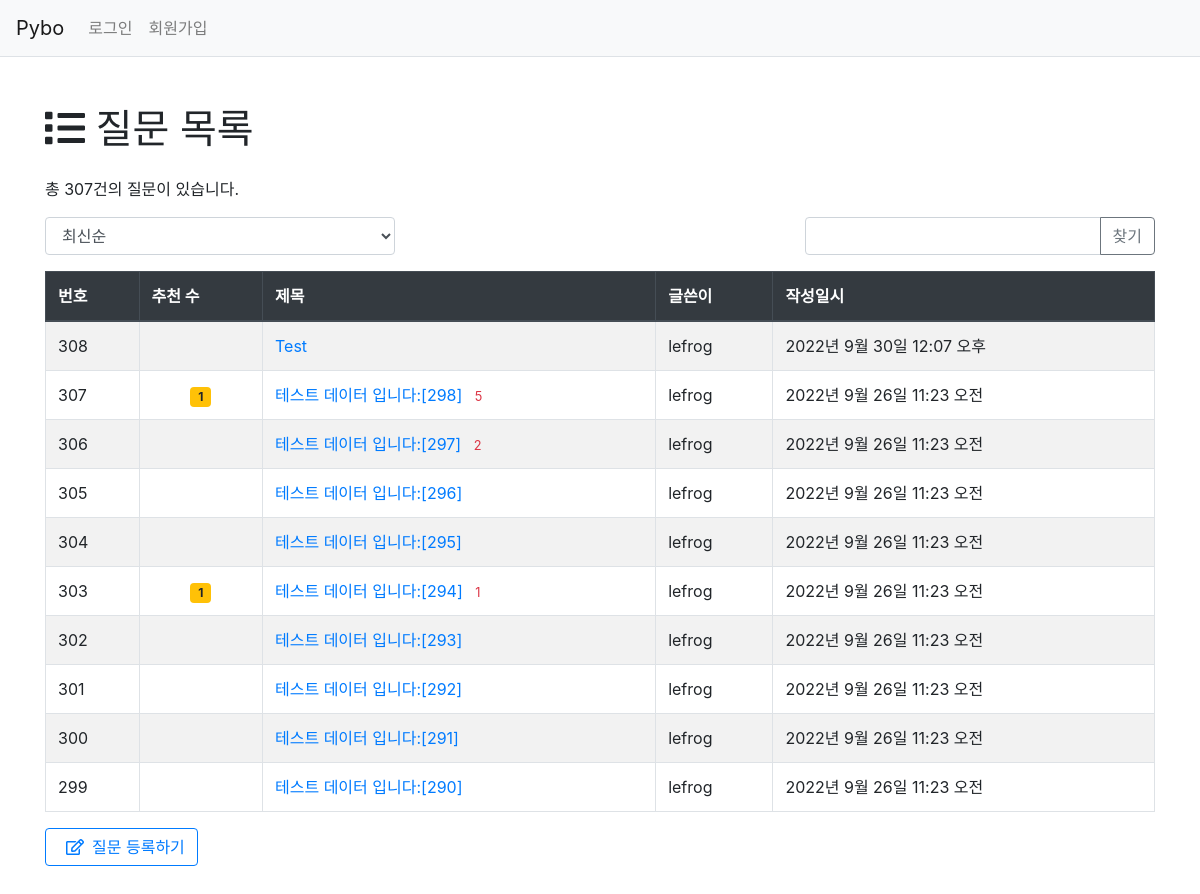
The page / on the database its author committed.
### pybo/models.py (models this page shows, shortened)
class Question(models.Model):
	author = models.ForeignKey(User, on_delete = models.CASCADE, related_name='author_question')
	subject = models.CharField('제목' ,max_length = 200)			# CharField : VARCHAR
	content = models.TextField('내용')							# TextField : Text
	create_date = models.DateTimeField('생성일')					# DateTimeField : Date
	modify_date = models.DateTimeField(null=True, blank=True)
	voter = models.ManyToManyField(User, related_name='voter_question')

### pybo/views/base_views.py (the view, shortened to what this page needs)
# urls.py: path('', base_views.index, name='index'),
def index(request):
	page = request.GET.get('page', '1')
	kw = request.GET.get("kw", "")
	so = request.GET.get("so", "recent")
	if(so == "recommend"):
		question_list = Question.objects.annotate(
			num_voter=Count('voter')).order_by('-num_voter','-create_date')
	elif(so == "popular"):
		question_list = Question.objects.annotate(
			num_answer=Count('answer')).order_by('-num_answer','-create_date')
	else: question_list = Question.objects.order_by('-create_date')
	paginator = Paginator(question_list, 10)
	page_obj = paginator.get_page(page)
	context = {'page_obj' : page_obj,
				'page' : page,
				'kw' : kw,
				'so' : so}
	return render(request, 'pybo/question_list.html', context)

### templates/pybo/question_list.html (shortened to what this page needs)
{% extends 'base.html' %}
{% load bootstrap4 %}
{% block content %}
<div class="container my-5">
	<h1 class="mb-4"><i class="fas fa-list"></i> 질문 목록</h1>
	<p>총 {{ page_obj.paginator.count }}건의 질문이 있습니다.</p>
	<div class="row justify-content-between my-3">
		<div class="col-4">
			<select class="form-control so">
				<option value="recent" {% if so == "recent" %} selected {% endif %}> 최신순</option>
			</select>
		</div>
		<div class="col-4"  >
		</div>
		<div class="col-4 input-group">
			<input type="text" class="form-control kw" value="{{kw|default_if_none:''}}">
			<div class="input-group-append">
				<button class="btn btn-outline-secondary" type="button" id="btn_search">찾기</button>
			</div>
		</div>
	</div>
	<table class="table table-striped table-bordered table-hover">
		<thead>
			<tr class="thead-dark">
				<th>번호</th>
				<th>추천 수</th>
				<th>제목</th>
				<th>글쓴이</th>
				<th>작성일시</th>
			</tr>
		</thead>
		<tbody>
			{% if page_obj %}
			{% for question in page_obj %}
			<tr class = "">
				<td>{{ question.id }}</td>
				<td class="text-center">
					{% if question.voter.all.count > 0 %}
						<span class="badge badge-warning px-2 py-1">
							{{ question.voter.all.count }}
						</span>
					{% endif %}
				</td>
				<td>
					<a href="{% url 'pybo:detail' question.id %}">
					{{ question.subject }}
					{% if question.answer_set.count > 0 %}
					<span class="text-danger small ml-2">
						{{ question.answer_set.count }}
					</span>
					{% endif %}
					</a>
				</td>
				<td>{{ question.author.username }}</td>
				<td> {{ question.create_date }}</td>
			</tr>
			{% endfor %}
			{% else %}
			<tr>
				<td colspan='100%' style="text-align:center"> 질문이 없습니다.</td>
			</tr>
			{% endif %}
		</tbody>
	</table>
	<a class="btn btn-outline-primary" href="{% url 'pybo:question_create' %}">
		<i class="far fa-edit mx-2"></i>질문 등록하기
	</a>
</div>
{% endblock content %}

### templates/base.html (shortened to what this page needs)
{% load static %}
<!DOCTYPE html>
<html>
	<head>
		<link rel="stylesheet" type="text/css" href="https://cdnjs.cloudflare.com/ajax/libs/font-awesome/5.8.2/css/all.min.css">
		<link rel="stylesheet" type="text/css" href="{% static 'bootstrap.min.css' %}">
		<link rel="stylesheet" type="text/css" href="{% static 'style.css' %}">
	</head>
	<body>
		{% include "navbar.html" %}
		{% block content %}{% endblock %}
	</body>
</html>

### templates/navbar.html (shortened to what this page needs)
<nav class="navbar navbar-expand-lg navbar-light bg-light border-bottom sticky-top">
	<a class="navbar-brand" href="{% url 'pybo:index' %}">Pybo</a>
	<div class="collapse navbar-collapse flex-grow-0" id="navbarNav">
		<ul class="navbar-nav">
			{% if user.is_authenticated %}
				<li class="nav-item ">
					<a class="nav-link" href="{% url 'common:login' %}">
					{{ user.username }} 님
					</a>
				</li>
				<li class="nav-item ">
					<a class="nav-link" href="{% url 'common:logout' %}">로그아웃</a>
				</li>
			{% else %}
				<li class="nav-item ">
					<a class="nav-link" href="{% url 'common:login' %}">로그인</a>
				</li>
				<li class="nav-item ">
					<a class="nav-link" href="{% url 'common:signup' %}">회원가입</a>
				</li>
			{% endif %}
		</ul>
	</div>
</nav>

### rows shown on the page
Question: id "308", subject "Test", author.username "lefrog", create_date "2022년 9월 30일 12:07 오후"
Question: id "307", voter.all.count "1", subject "테스트 데이터 입니다:[298]", answer_set.count "5", author.username "lefrog", create_date "2022년 9월 26일 11:23 오전"
Question: id "306", subject "테스트 데이터 입니다:[297]", answer_set.count "2", author.username "lefrog", create_date "2022년 9월 26일 11:23 오전"
Question: id "305", subject "테스트 데이터 입니다:[296]", author.username "lefrog", create_date "2022년 9월 26일 11:23 오전"
Question: id "304", subject "테스트 데이터 입니다:[295]", author.username "lefrog", create_date "2022년 9월 26일 11:23 오전"
Question: id "303", voter.all.count "1", subject "테스트 데이터 입니다:[294]", answer_set.count "1", author.username "lefrog", create_date "2022년 9월 26일 11:23 오전"
Question: id "302", subject "테스트 데이터 입니다:[293]", author.username "lefrog", create_date "2022년 9월 26일 11:23 오전"
Question: id "301", subject "테스트 데이터 입니다:[292]", author.username "lefrog", create_date "2022년 9월 26일 11:23 오전"
Question: id "300", subject "테스트 데이터 입니다:[291]", author.username "lefrog", create_date "2022년 9월 26일 11:23 오전"
Question: id "299", subject "테스트 데이터 입니다:[290]", author.username "lefrog", create_date "2022년 9월 26일 11:23 오전"

### other values the page prints
{{ page_obj.paginator.count }} "307"
